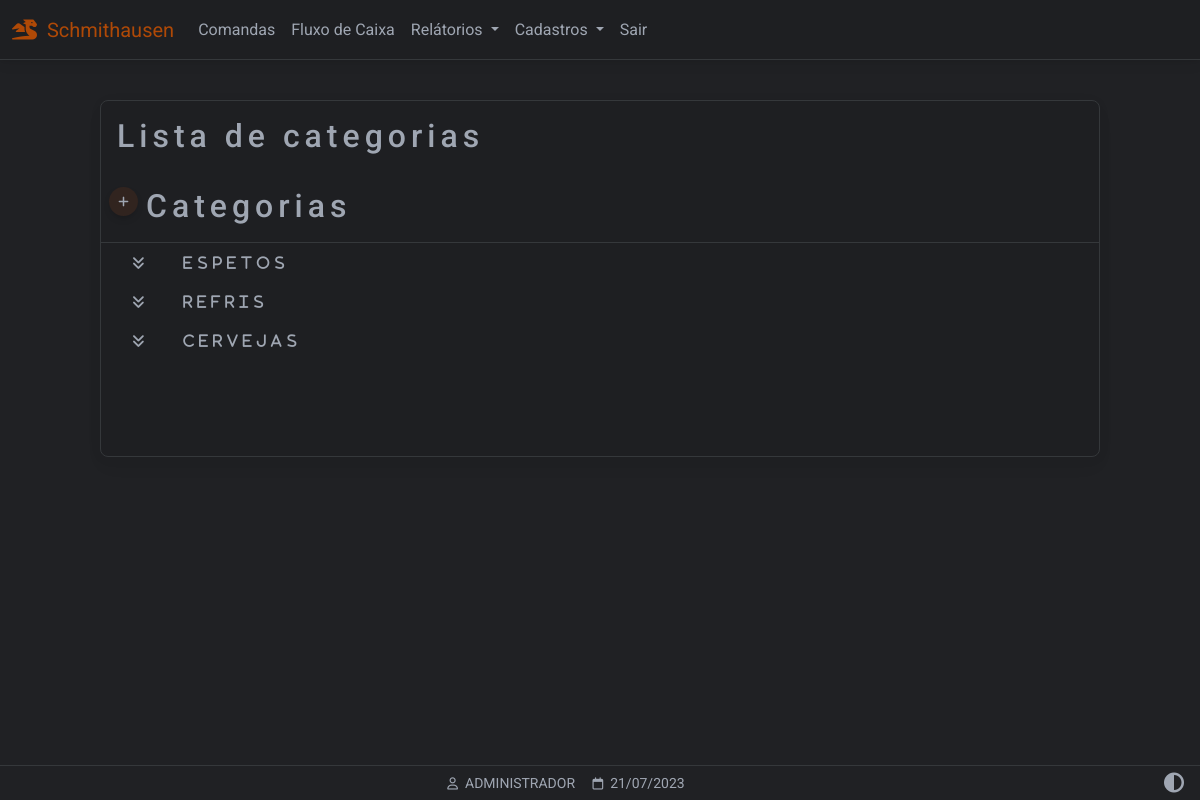
/categorias (signed in), run on the app's committed database.
### website/models.py (models this page shows)
class Categoria(db.Model):
    id = db.Column(db.Integer, primary_key=True)
    nome = db.Column(db.String(150))
    categoria = db.relationship('Tamanho',backref='tamanhos')

class User(db.Model, UserMixin):
    id = db.Column(db.Integer, primary_key=True)
    email = db.Column(db.String(150), unique=True)
    password = db.Column(db.String(150))
    first_name = db.Column(db.String(150))
    user = db.relationship('Produto',backref='produto')

### website/views.py (the view)
@views.route('/categorias', methods=['GET','POST'])
@login_required
def categorias():
    get_flashed_messages()
    categorias = Categoria.query.all()
    tamanhos = Tamanho.query.all()
    return render_template("categorias_listar.html",
        user=current_user,
        data=data,
        tamanhos=tamanhos,
        categorias=categorias)

### website/__init__.py (called while the page is built)
def create_app():
    app = Flask(__name__)
    app.config['SECRET_KEY'] = 'hjshjhdjah kjshkjdhjs'
    app.config['SQLALCHEMY_DATABASE_URI'] = f'sqlite:///{DB_NAME}'
    app.config["TEMPLATES_AUTO_RELOAD"] = True
    db.init_app(app)
    from .views import views
    from .auth import auth
    app.register_blueprint(views, url_prefix='/')
    app.register_blueprint(auth, url_prefix='/')
    from .models import User, Cliente, Produto
    with app.app_context():
        db.create_all()
    login_manager = LoginManager()
    login_manager.login_view = 'auth.login'
    login_manager.login_message = u"FAVOR EFETUAR LOGIN!"
    login_manager.init_app(app)
    @login_manager.user_loader
    def load_user(id):
        return User.query.get(int(id))
    return app

### website/templates/categorias_listar.html (shortened to what this page needs)
{% extends "base.html" %}
{% block content %}
<div class="container-fluid" style="min-height:100dvh;padding-top:100px">
<div class="table-responsive w-100 card myTheme-900 larg-max m-auto" style="padding-bottom: 80px">
<table class="table table-dropdown table-borderless table-sm myTheme-900 ">
<thead>
    <tr>
        <h2 class="p-3 ">Lista de categorias</h2>
    </tr>
    <tr>
        <th>
            <div class="d-flex">
                <a href="" class="p-2 btn btn-sm btn-floating btn-add"
                data-mdb-toggle="modal"
                data-mdb-target="#modal-categoria">
                <i class="fa-solid fa-plus"></i></a>
                <span class=" ms-2"><h2>Categorias</h2></span>
            </div>
        </th>
    </tr>
</thead>
<tbody id="tb-categorias">
    {% for cat in categorias %}
    <tr>
        <td class="text-nowrap" scope="row">
        <details
        data-detailsId="{{ cat.id }}"
        class=""
        >
        <summary class="ps-4">&nbsp;&nbsp;&nbsp;&nbsp;{{ cat.nome }}</summary>
        </details>
            </td>
        </tr>
        {% endfor %}
</tbody>
</table>
</div>
</div>
{% endblock %}
{% block titlefooter %}
<span>
    &nbsp;{{ user.first_name.split()[0] | upper }}
    <span>
        &nbsp;{{ data.strftime('%d/%m/%Y') }}
    </span>
{% endblock %}

### website/static/css/base.css (style rules this page uses)
:root { --custom-color: 211, 84, 0; --color-primary: 59, 113, 202; --color-secondary: 159,166,178; --color-success: 20,164,77; --color-danger: 220, 76, 76; --color-warning: 228,161,27; --color-info: 84,180,211; --color-ligth: 251,251,251; --color-theme-500: 32, 33, 36; --color-theme-900: 30, 31, 34; --cor-fonte: 159,166,178; --cor-da-borda: 53, 56, 59; }
.larg-max { max-width: 1000px!important; }
h2 { letter-spacing: 5px; }
.myTheme-900 { background-color: rgb(var(--color-theme-900))!important; color: rgb(var(--cor-fonte))!important; }
.myTheme-500 { background-color: rgb(var(--color-theme-500))!important; color: rgb(var(--cor-fonte))!important; }
.my-footer span { color: rgb(var(--cor-fonte)); }
.table-responsive { border: 1px solid rgb(var(--cor-da-borda))!important; color: rgb(var(--cor-fonte))!important; margin-bottom: 80px!important; }
.table-responsive thead th { border-bottom: 1px solid rgb(var(--cor-da-borda))!important; }
details > summary { letter-spacing: 5px; font-family: FontAwesome; list-style-type: '\f103'; }
.btn-add { background-color: rgba(var(--custom-color),0.1); border-radius: 50%; width: 30px; height: 30px; color: rgb(var(--cor-fonte)); display: flex; align-items: center; justify-content: center; }

### data on the page
Categoria: nome "ESPETOS"
Categoria: nome "REFRIS"
Categoria: nome "CERVEJAS"
User: first_name "ADMINISTRADOR"

### other printed values
{{ data.strftime('%d/%m/%Y') }} "21/07/2023"
